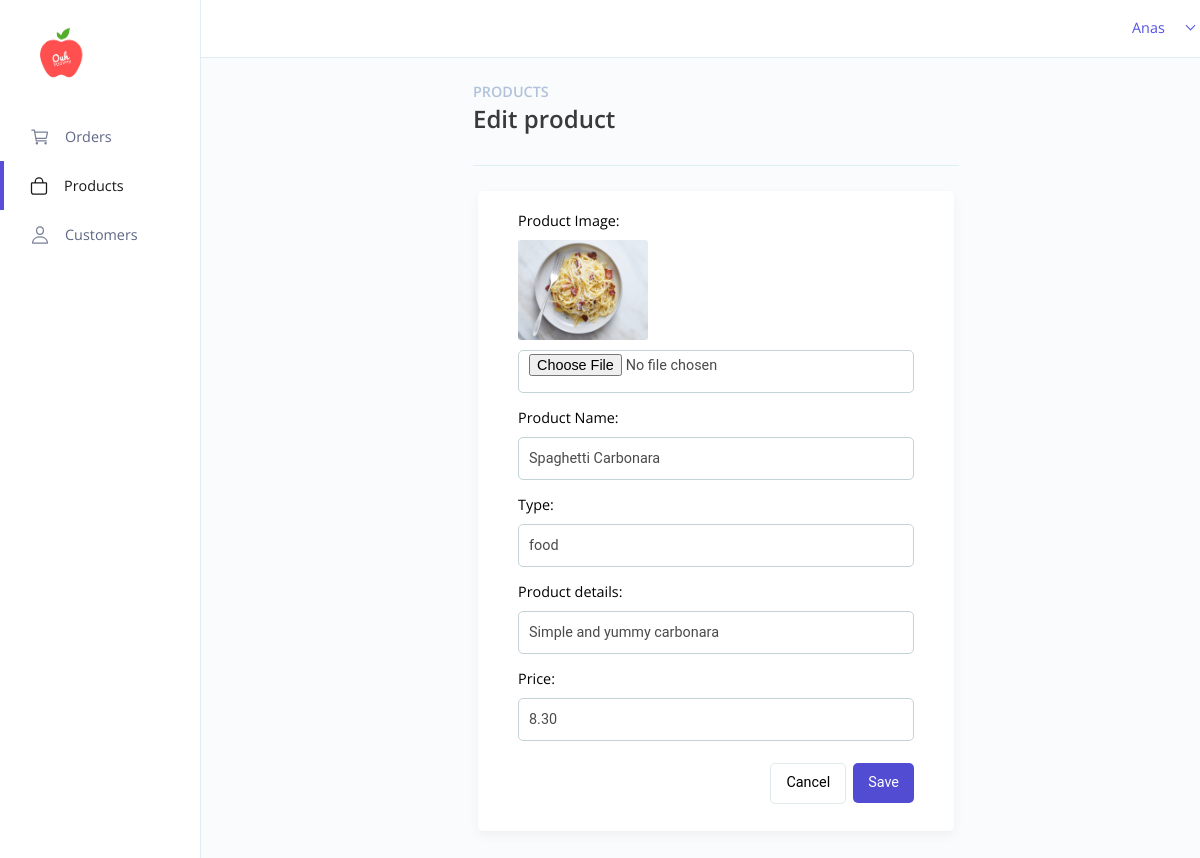
/products/editProduct.php?productId=8 (signed in), run on the app's committed database.
### tables this page shows
CREATE TABLE `product` (
  `product_id` int(11) NOT NULL,
  `product_name` varchar(255) NOT NULL,
  `type` varchar(50) NOT NULL,
  `product_details` varchar(255) NOT NULL,
  `image` varchar(100) NOT NULL,
  `price` decimal(4,2) NOT NULL
);

### products/editProduct.php (the view, shortened to what this page needs)
<?php
require_once "../config.php";
$productId = $_GET['productId'];
if($_GET['productId']) {
    $sql = "SELECT * FROM product WHERE product_id = $productId";
    $result = mysqli_query($link, $sql);
    if(mysqli_num_rows($result) > 0) {
        $products = mysqli_fetch_all($result, MYSQLI_ASSOC);
    } else {
        $products = "";
    }
}
?>
<!DOCTYPE html>
<html lang="en">
<head>
    <link rel="stylesheet" href="../global.css?v=<?php echo time(); ?>">
    <link rel="stylesheet" href="./products.css?v=<?php echo time(); ?>">
    <link rel="stylesheet" href="../customers/customers.css?v=<?php echo time(); ?>">
</head>
<body>
    <div id="mySidenav" class="sidenav">
        <div>
            <a class="logo" href="../home/home.php">
                <img class="shop-logo" src="../images/yummy-logo.png" alt="">
            </a>
        </div>
        <div class="navs">
            <a href="../orders/orders.php" id="order" class="row nav-item tablinks">
                <div>
                    <ion-icon class="ion-icon" name="cart-outline"></ion-icon>
                </div>
                <div>
                    <p>Orders</p>
                </div>
            </a>
            <a href="../products/products.php" class="row nav-item tablinks active">
                <div>
                    <ion-icon class="ion-icon logo-active" name="bag-outline"></ion-icon>
                </div>
                <div>
                    <p class="text-active">Products</p>
                </div>
            </div>
            <a href="../customers/customers.php" class="row nav-item tablinks">
                <div>
                    <ion-icon class="ion-icon" name="person-outline"></ion-icon>
                </div>
                <div>
                    <p>Customers</p>
                </div>
            </a>
        </div>
    <section id="main">
        <nav class="main-nav">
            <div class="nav-item justify-content-end">
                <div class="custom-select" onclick="selectMenu()">
                    <select name="profile" id="profile-menu">
                        <option value="username"><?php echo htmlspecialchars($_SESSION["username"]); ?></option>
                    </select>
                </div>
            </div>
        </nav>
        <div id="overview" class="tabcontent">
            <div class="col-6 mx-auto">
                <h3 class="text-secondary-2 uppercase">Products</h3>
                <div class="row">
                    <h2 class="add-customer-text">Edit product</h2>
                </div>
                <div class="div-line"></div>
            </div>
            <div class="col-6 mx-auto">
                <div id="processing" class="tabcontent2">
                    <div class="card card-form">
                        <?php foreach ($products as $product) : ?>
                            <form method="post" enctype="multipart/form-data">
                                <div class="form-group">
                                    <label for="productImage" class="form-label col-sm-3">Product Image: </label>
                                    <img class="product-image mt-10" src="images/<?php echo $product['image']; ?>" alt="product-image">
                                    <input class="form-control" type="file" name="uploadfile" value="<?php echo $product['image']; ?>"/>
                                </div>
                                <div class="form-group mt-10">
                                    <label for="product_name" class="form-label col-sm-3">Product Name: </label>
                                    <input class="form-control" type="text" name="product_name" value="<?php echo $product['product_name']; ?>"/>
                                </div>
                                <div class="form-group mt-10">
                                    <label for="type" class="form-label col-sm-3">Type: </label>
                                    <input class="form-control" type="text" name="product_type" value="<?php echo $product['type']; ?>"/>
                                </div>
                                <div class="form-group mt-10">
                                    <label for="product_details" class="form-label col-sm-3">Product details: </label>
                                    <input class="form-control" type="text" name="product_detail" value="<?php echo $product['product_details']; ?>"/>
                                </div>
                                <div class="form-group mt-10">
                                    <label for="price" class="form-label col-sm-3">Price: </label>
                                    <input class="form-control" type="number" name="product_price" value="<?php echo $product['price']; ?>"/>
                                </div>
                                <div class="row justify-content-end mt-10">
                                    <a href="./products.php" class="btn-outline" style="margin-right: 7px; text-decoration: none; padding-top: 10px; height: 29px;">Cancel</a>
                                    <button type="submit" class="btn-purple">Save</button>
                                </div>
                            </form>
                        <?php endforeach; ?>
                    </div>
                </div>
            </div>
        </div>
    </section>
</body>
</html>

### global.css (style rules this page uses)
html, body { font-family: "Open Sans", sans-serif; overflow-x: hidden; margin: 0; padding: 0; }
.text-secondary-2 { font-size: 0.9rem; color: #b1c2d9; }
.row { display: flex; flex-direction: row; }
.col-6 { width: 50%; }
.mt-10 { margin-top: 10px; }
.justify-content-end { display: flex; justify-content: flex-end; }
.mx-auto { margin: 0 auto; }
.card { padding: 40px; border-radius: 5px; background-color: white; box-shadow: rgba(148, 148, 148, 0.1) 0px 4px 10px; }
.form-group { display: flex; flex-direction: column; }
.form-group .form-control { color: rgb(75, 75, 75); height: 35px; border: none; outline: none; font-size: 0.9rem; text-indent: 7px; margin: 10px 0px; border-radius: 5px; padding: 3px; font-family: "Roboto", sans-serif; border: 1px solid rgb(196, 212, 214); }
.form-label { font-size: 0.9rem; }
.btn-purple { width: fit-content; height: 40px; color: white; outline: none; border: none; font-size: 0.9rem; border-radius: 5px; padding: 0px 15px; cursor: pointer; margin: 7px 0px; font-family: "Roboto", sans-serif; background-color: #524cd3; }
.btn-outline { width: fit-content; height: 40px; color: black; outline: none; border: 1px solid rgb(224, 233, 235); font-size: 0.9rem; border-radius: 5px; padding: 0px 15px; cursor: pointer; margin: 7px 0px; font-family: "Roboto", sans-serif; background-color: #ffffff; }
.div-line { width: 100%; height: 10px; border-bottom: 1px solid #ddeff3; }
.sidenav { height: 100%; width: 200px; position: fixed; z-index: 1; top: 0; background-color: white; overflow-x: hidden; transition: 0.5s; border-right: 1px solid #ddeff3; padding-top: 20px; }
.sidenav .logo { margin: 20px 25px; }
.sidenav .logo .shop-logo { width: 60px; margin-left: 5px; }
.sidenav .navs { margin-top: 20px; }
.sidenav a { text-decoration: none; font-size: 0.9rem; color: #787f97; transition: 0.3s; }
.sidenav .nav-item { width: 100%; float: left; cursor: pointer; }
.sidenav .ion-icon { margin-left: 15px; margin-top: 5px; }
.sidenav p { color: #5f6785; font-size: 0.9rem; margin-top: 15px; margin-left: 5px; }
.tablinks { transition: 0.3s; border-left: 5px solid transparent; }
.active { border-left: 4px solid #594eda; }
.sidenav .navs .text-active { color: #181818; }
.sidenav .navs .logo-active { color: #181818; }
.ion-icon { color: #787f97; width: 20px; height: 20px; padding: 10px; margin: 0 auto; }
#main { width: 86%; transition: margin-left 0.5s; margin-top: -20px; margin-left: 200px; }
#main .main-nav { padding: 10px; border-bottom: 1px solid #ddeff3; }
#main .main-nav .nav-item { font-size: 0.9rem; margin-top: 18px; margin-right: 14px; }
#main .main-nav .nav-item select { text-align: end; width: fit-content; border: 0; margin: 10px; }
.tabcontent { min-height: 100vh; background-color: #f9fbfd; padding: 10px 30px; border: 0; }
.tabcontent h3 { font-weight: 600; }
.custom-select { position: relative; width: 100px; }
.custom-select select { display: none; }

### products/products.css (style rules this page uses)
.tabcontent2 { border: 0; }
.product-image { height: 100px; width: 130px; border-radius: 3px; }

### customers/customers.css (style rules this page uses)
.card-form { padding-top: 20px; padding-bottom: 20px; margin: 25px 5px; }
.uppercase { text-transform: uppercase; }
.add-customer-text { margin-top: -14px; font-weight: 600; color: #3A3A3A; }

### data on the page
product: image (picture), product_name "Spaghetti Carbonara", product_type "food", product_detail "Simple and yummy carbonara", product_price "8.30"

### other printed values
$_SESSION["username"] "Anas"
